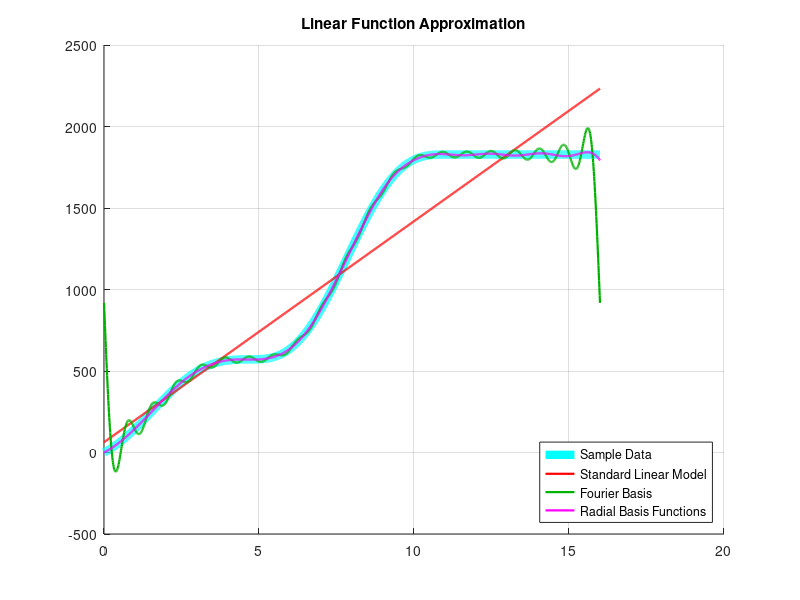

This chart was generated by the following MATLAB code:
% restart
close all; clear all; clc;

% data storage
leg_plots = [];
leg_strings = {};

dx = 0.01;

% create actual function that we'll try to approximate
x1 = 0:dx:2*pi-pi/2;
y1 = cumtrapz(sin(x1)+1);
x2 = x1(end)+dx:dx:4*pi-pi/2;
y2 = cumtrapz(2*(sin(x2)+1)) + y1(end);
x3 = x2(end)+dx:dx:16;
y3 = y2(end)*ones(1,length(x3));
x = [x1 x2 x3]';
y = [y1 y2 y3]';

figure;
% set(gcf,'Position',[1.686600e+03 1.482000e+02 1.102400e+03 0388]);
hold on; grid on;
leg_plots(end+1) = plot(x,y,'LineWidth',6,'Color',[0 1 1]);
leg_strings{end+1} = 'Sample Data';
title('\bfLinear Function Approximation');

% Linear Regression
A = [ones(size(x,1),1), x];
alpha_hat = (A'*A)\(A'*y);
y_hat = A*alpha_hat;
leg_plots(end+1) = plot(x,y_hat,'r','LineWidth',1.6);
leg_strings{end+1} = 'Standard Linear Model';
legend(leg_plots,leg_strings);

% Fourier Series Approximation
n_max = 20;
n_vals = -n_max:1:n_max;
i = sqrt(-1);
L = max(x) - min(x);
A = exp(i*2*pi.*n_vals.*x/L);
alpha_hat = (A'*A)\(A'*y);
y_hat = A*alpha_hat;
leg_plots(end+1) = plot(x,y_hat,'Color',[0 0.7 0],'LineWidth',1.6);
leg_strings{end+1} = 'Fourier Basis';
legend(leg_plots,leg_strings,'Location','SouthEast');

% Radial Basis Functions
n = 20;
sigma = 2;
mu = min(x): (max(x)-min(x))/(n-1) : max(x);
A = exp(-(x-mu).^2/sigma);
alpha_hat = (A'*A)\(A'*y);
y_hat = A*alpha_hat;
leg_plots(end+1) = plot(x,y_hat,'Color',[1 0 1],'LineWidth',1.6);
leg_strings{end+1} = 'Radial Basis Functions';
legend(leg_plots,leg_strings,'Location','SouthEast');


